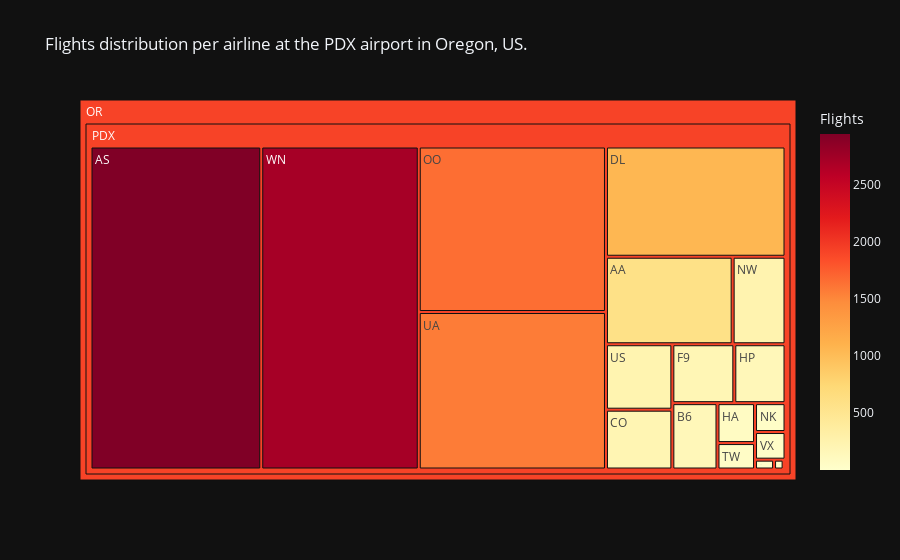

Write notebook code for a chart like this one.
### Code cell
# Create the treemap
pdx_oregon_tree_fig = px.treemap(
    tree_data[tree_data['Origin'] == 'PDX'],
    color='Flights',
    values='Flights',
    title='Flights distribution per airline at the PDX airport in Oregon, US.',
    path=['StateCode', 'Origin', 'Reporting_Airline'],
    color_continuous_scale='YlOrRd'
)

# Save the figure
pdx_oregon_tree_fig.write_image(f"{path.parent}/assets/Figure 05 - Flights distribution per airline at the PDX airport in Oregon, US.png", width=640, height=640) # One-time run

# Display the chart
pdx_oregon_tree_fig.show()

### Figure 1 — Plotly figure (JSON) as saved in the notebook; plotly's stock layout.template omitted (floating-point values rounded to 4 significant figures)
{"data": [{"branchvalues": "total", "customdata": [[592.0], [2946.0], [160.0], [212.0], [1057.0], [5.0], [195.0], [80.0], [161.0], [47.0], [247.0], [1655.0], [53.0], [1575.0], [232.0], [45.0], [2717.0], [10.0], [1.0], [1919.0], [1919.0]], "domain": {"x": [0.0, 1.0], "y": [0.0, 1.0]}, "hovertemplate": "labels=%{label}<br>Flights_sum=%{value}<br>parent=%{parent}<br>id=%{id}<br>Flights=%{color}<extra></extra>", "ids": ["OR/PDX/AA", "OR/PDX/AS", "OR/PDX/B6", "OR/PDX/CO", "OR/PDX/DL", "OR/PDX/EV", "OR/PDX/F9", "OR/PDX/HA", "OR/PDX/HP", "OR/PDX/NK", "OR/PDX/NW", "OR/PDX/OO", "OR/PDX/TW", "OR/PDX/UA", "OR/PDX/US", "OR/PDX/VX", "OR/PDX/WN", "OR/PDX/XE", "OR/PDX/YV", "OR/PDX", "OR"], "labels": ["AA", "AS", "B6", "CO", "DL", "EV", "F9", "HA", "HP", "NK", "NW", "OO", "TW", "UA", "US", "VX", "WN", "XE", "YV", "PDX", "OR"], "marker": {"coloraxis": "coloraxis", "colors": [592.0, 2946.0, 160.0, 212.0, 1057.0, 5.0, 195.0, 80.0, 161.0, 47.0, 247.0, 1655.0, 53.0, 1575.0, 232.0, 45.0, 2717.0, 10.0, 1.0, 1919.0, 1919.0]}, "name": "", "parents": ["OR/PDX", "OR/PDX", "OR/PDX", "OR/PDX", "OR/PDX", "OR/PDX", "OR/PDX", "OR/PDX", "OR/PDX", "OR/PDX", "OR/PDX", "OR/PDX", "OR/PDX", "OR/PDX", "OR/PDX", "OR/PDX", "OR/PDX", "OR/PDX", "OR/PDX", "OR", ""], "values": [592, 2946, 160, 212, 1057, 5, 195, 80, 161, 47, 247, 1655, 53, 1575, 232, 45, 2717, 10, 1, 11990, 11990], "type": "treemap"}], "layout": {"coloraxis": {"colorbar": {"title": {"text": "Flights"}}, "colorscale": [[0.0, "rgb(255,255,204)"], [0.125, "rgb(255,237,160)"], [0.25, "rgb(254,217,118)"], [0.375, "rgb(254,178,76)"], [0.5, "rgb(253,141,60)"], [0.625, "rgb(252,78,42)"], [0.75, "rgb(227,26,28)"], [0.875, "rgb(189,0,38)"], [1.0, "rgb(128,0,38)"]]}, "legend": {"tracegroupgap": 0}, "title": {"text": "Flights distribution per airline at the PDX airport in Oregon, US."}}}
